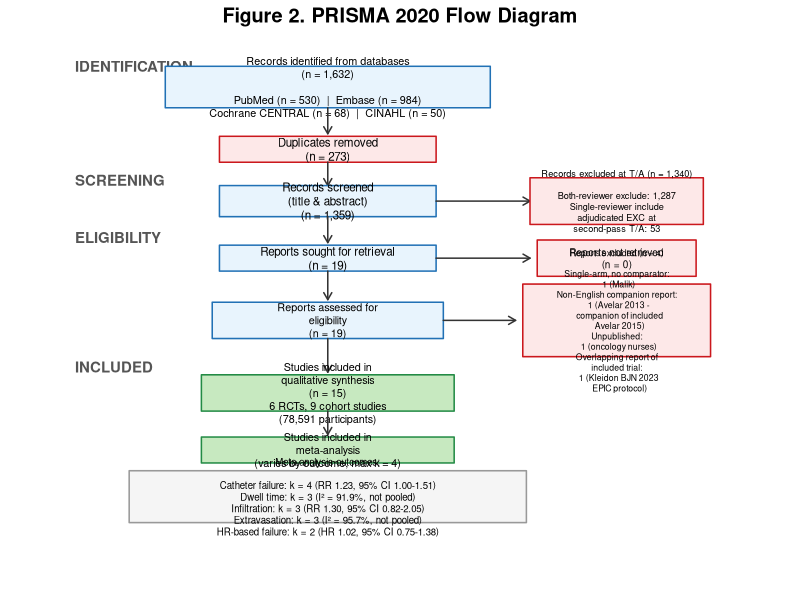

This figure's R source:
#!/usr/bin/env Rscript
# PRISMA 2020 Flow Diagram — base R graphics

draw_box <- function(x, y, w, h, label, fill = "#E8F4FD", border = "#2171B5", cex = 0.7) {
  rect(x - w/2, y - h/2, x + w/2, y + h/2, col = fill, border = border, lwd = 1.5)
  text(x, y, label, cex = cex)
}

draw_arrow <- function(x1, y1, x2, y2) {
  arrows(x1, y1, x2, y2, length = 0.08, lwd = 1.5, col = "#333333")
}

pdf("output/prisma_flowchart.pdf", width = 11, height = 14)

par(mar = c(0.5, 0.5, 1.5, 0.5))
plot(NULL, xlim = c(0, 100), ylim = c(0, 100), axes = FALSE, xlab = "", ylab = "",
     main = "Figure 2. PRISMA 2020 Flow Diagram", cex.main = 1.2, font.main = 2)

# ===== IDENTIFICATION =====
text(5, 97, "IDENTIFICATION", adj = 0, font = 2, cex = 0.9, col = "#555555")

draw_box(40, 93, 45, 8,
         "Records identified from databases\n(n = 1,632)\n\nPubMed (n = 530)  |  Embase (n = 984)\nCochrane CENTRAL (n = 68)  |  CINAHL (n = 50)",
         fill = "#E8F4FD", cex = 0.65)

# ===== DUPLICATES =====
draw_arrow(40, 89, 40, 84)

draw_box(40, 81, 30, 5,
         "Duplicates removed\n(n = 273)",
         fill = "#FDE8E8", border = "#CB181D", cex = 0.7)

# ===== SCREENING =====
draw_arrow(40, 78.5, 40, 74)

text(5, 75, "SCREENING", adj = 0, font = 2, cex = 0.9, col = "#555555")

draw_box(40, 71, 30, 6,
         "Records screened\n(title & abstract)\n(n = 1,359)",
         fill = "#E8F4FD", cex = 0.7)

draw_arrow(55, 71, 68, 71)

draw_box(80, 71, 24, 9,
         "Records excluded at T/A (n = 1,340)\n\nBoth-reviewer exclude: 1,287\nSingle-reviewer include\nadjudicated EXC at\nsecond-pass T/A: 53",
         fill = "#FDE8E8", border = "#CB181D", cex = 0.55)

# ===== FULL-TEXT RETRIEVAL =====
draw_arrow(40, 68, 40, 63)

text(5, 64, "ELIGIBILITY", adj = 0, font = 2, cex = 0.9, col = "#555555")

draw_box(40, 60, 30, 5,
         "Reports sought for retrieval\n(n = 19)",
         fill = "#E8F4FD", cex = 0.7)

draw_arrow(55, 60, 68, 60)

draw_box(80, 60, 22, 7,
         "Reports not retrieved\n(n = 0)",
         fill = "#FDE8E8", border = "#CB181D", cex = 0.6)

# ===== FULL-TEXT ASSESSMENT =====
draw_arrow(40, 57.5, 40, 52)

draw_box(40, 48, 32, 7,
         "Reports assessed for\neligibility\n(n = 19)",
         fill = "#E8F4FD", cex = 0.65)

draw_arrow(56, 48, 66, 48)

draw_box(80, 48, 26, 14,
         "Reports excluded (n = 4)\n\nSingle-arm, no comparator:\n  1 (Malik)\nNon-English companion report:\n  1 (Avelar 2013 -\n   companion of included\n   Avelar 2015)\nUnpublished:\n  1 (oncology nurses)\nOverlapping report of\nincluded trial:\n  1 (Kleidon BJN 2023\n   EPIC protocol)",
         fill = "#FDE8E8", border = "#CB181D", cex = 0.52)

# ===== INCLUDED =====
draw_arrow(40, 44.5, 40, 38)

text(5, 39, "INCLUDED", adj = 0, font = 2, cex = 0.9, col = "#555555")

draw_box(40, 34, 35, 7,
         "Studies included in\nqualitative synthesis\n(n = 15)\n6 RCTs, 9 cohort studies\n(78,591 participants)",
         fill = "#C7E9C0", border = "#238B45", cex = 0.65)

draw_arrow(40, 30.5, 40, 26)

draw_box(40, 23, 35, 5,
         "Studies included in\nmeta-analysis\n(varies by outcome, max k = 4)",
         fill = "#C7E9C0", border = "#238B45", cex = 0.65)

# ===== DETAIL BOX =====
draw_box(40, 14, 55, 10,
         "Meta-analysis outcomes:\n\nCatheter failure: k = 4 (RR 1.23, 95% CI 1.00-1.51)\nDwell time: k = 3 (I\u00b2 = 91.9%, not pooled)\nInfiltration: k = 3 (RR 1.30, 95% CI 0.82-2.05)\nExtravasation: k = 3 (I\u00b2 = 95.7%, not pooled)\nHR-based failure: k = 2 (HR 1.02, 95% CI 0.75-1.38)",
         fill = "#F5F5F5", border = "#999999", cex = 0.58)

dev.off()

cat("PRISMA flow diagram saved: output/prisma_flowchart.pdf\n")
